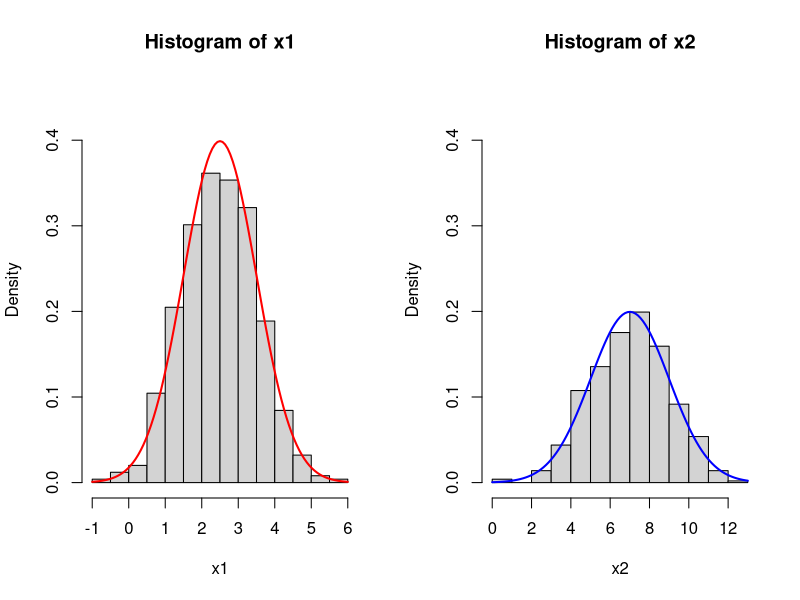
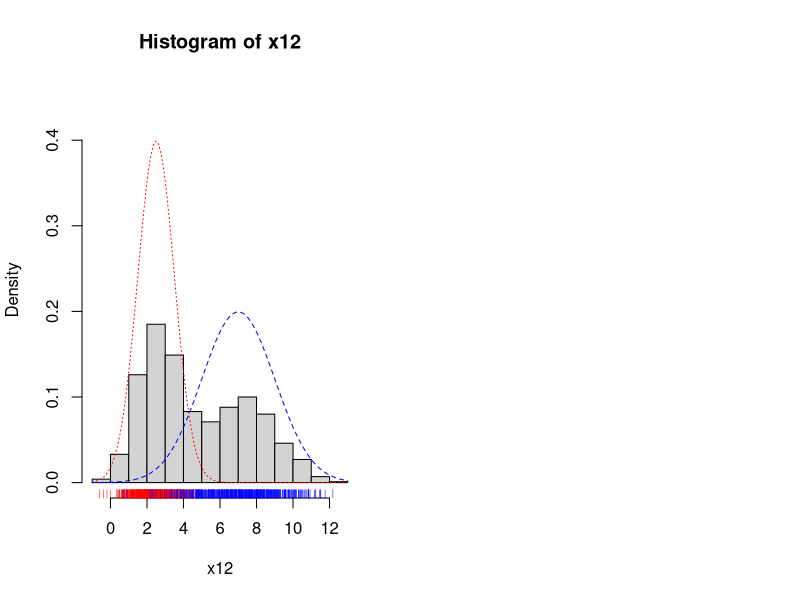

Generate these figures, in order, with R:
pi= .5 # prior
n =1000 #size of the sample
population <- sample(1:0, n, rep = TRUE,
                     prob = c(pi, 1- pi))
table(population)
n1 <- table(population)["1"]; n2 <- table(population)["0"]
# parameters
mu.1 <- 2.5; sigma.1 <- 1
mu.2 <- 7; sigma.2 <- 2
x1 <- rnorm(n1, mu.1, sigma.1)
x2 <- rnorm(n2, mu.2, sigma.2)
x12 <- c(x1, x2)

mean(x1); mean(x2); mean(x12)
sd(x1); sd(x2); sd(x12)

par(mfrow=c(1,2))
#par(mfrow=c(2,1))

hist(x1, freq = F, ylim=c(0,0.45)); curve(dnorm(x, mean = mu.1, sd = sigma.1), add = T, lwd = 2, col = 'red')
hist(x2, freq = F, ylim=c(0,0.45)); curve(dnorm(x, mean = mu.2, sd = sigma.2), add = T, lwd = 2, col = 'blue')
hist(x12, freq = F, ylim=c(0,0.45))
rug(x1, col = 'red')
rug(x2, col = 'blue')
curve(dnorm(x, mean = mu.1, sd = sigma.1), lty = 3, add = T, col = 'red')
curve(dnorm(x, mean = mu.2, sd = sigma.2), lty = 2, add = T, col = 'blue')


